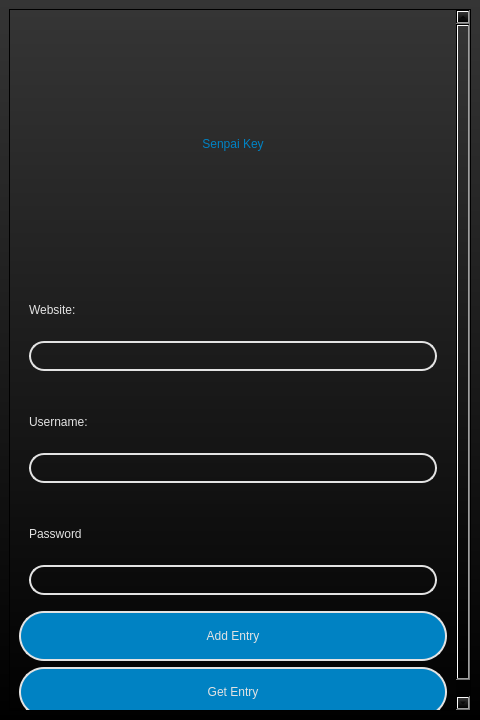
<?xml version="1.0" encoding="UTF-8"?>
<ui version="4.0">
 <class>MainWindow</class>
 <widget class="QMainWindow" name="MainWindow">
  <property name="geometry">
   <rect>
    <x>0</x>
    <y>0</y>
    <width>480</width>
    <height>720</height>
   </rect>
  </property>
  <property name="sizePolicy">
   <sizepolicy hsizetype="Preferred" vsizetype="Preferred">
    <horstretch>0</horstretch>
    <verstretch>0</verstretch>
   </sizepolicy>
  </property>
  <property name="minimumSize">
   <size>
    <width>384</width>
    <height>610</height>
   </size>
  </property>
  <property name="maximumSize">
   <size>
    <width>480</width>
    <height>720</height>
   </size>
  </property>
  <property name="windowTitle">
   <string>MainWindow</string>
  </property>
  <property name="layoutDirection">
   <enum>Qt::LeftToRight</enum>
  </property>
  <property name="styleSheet">
   <string notr="true">background-color: qlineargradient(spread:pad, x1:1, y1:0, x2:1, y2:1, stop:0 rgba(53, 53, 53, 255), stop:1 rgba(0, 0, 0, 255));</string>
  </property>
  <widget class="QWidget" name="centralwidget">
   <layout class="QVBoxLayout" name="verticalLayout">
    <item>
     <widget class="QScrollArea" name="scrollArea">
      <property name="widgetResizable">
       <bool>true</bool>
      </property>
      <widget class="QWidget" name="scrollAreaWidgetContents">
       <property name="geometry">
        <rect>
         <x>0</x>
         <y>-37</y>
         <width>443</width>
         <height>716</height>
        </rect>
       </property>
       <layout class="QVBoxLayout" name="verticalLayout_5">
        <item alignment="Qt::AlignHCenter|Qt::AlignTop">
         <widget class="QLabel" name="label">
          <property name="sizePolicy">
           <sizepolicy hsizetype="Preferred" vsizetype="Preferred">
            <horstretch>0</horstretch>
            <verstretch>0</verstretch>
           </sizepolicy>
          </property>
          <property name="minimumSize">
           <size>
            <width>200</width>
            <height>250</height>
           </size>
          </property>
          <property name="maximumSize">
           <size>
            <width>400</width>
            <height>150</height>
           </size>
          </property>
          <property name="styleSheet">
           <string notr="true">background-color: rgba(255, 255, 255, 0);
font: 40pt &quot;Slime Box&quot;;
color: rgb(0, 130, 195);
</string>
          </property>
          <property name="text">
           <string>Senpai Key</string>
          </property>
          <property name="alignment">
           <set>Qt::AlignCenter</set>
          </property>
          <property name="wordWrap">
           <bool>true</bool>
          </property>
         </widget>
        </item>
        <item>
         <widget class="QFrame" name="frame">
          <property name="sizePolicy">
           <sizepolicy hsizetype="Preferred" vsizetype="Preferred">
            <horstretch>0</horstretch>
            <verstretch>0</verstretch>
           </sizepolicy>
          </property>
          <property name="minimumSize">
           <size>
            <width>239</width>
            <height>106</height>
           </size>
          </property>
          <property name="maximumSize">
           <size>
            <width>450</width>
            <height>106</height>
           </size>
          </property>
          <property name="styleSheet">
           <string notr="true">background-color: rgba(255, 255, 255, 0);</string>
          </property>
          <property name="frameShape">
           <enum>QFrame::StyledPanel</enum>
          </property>
          <property name="frameShadow">
           <enum>QFrame::Raised</enum>
          </property>
          <layout class="QVBoxLayout" name="verticalLayout_2">
           <item>
            <widget class="QLabel" name="website_label">
             <property name="minimumSize">
              <size>
               <width>221</width>
               <height>50</height>
              </size>
             </property>
             <property name="maximumSize">
              <size>
               <width>500</width>
               <height>50</height>
              </size>
             </property>
             <property name="styleSheet">
              <string notr="true">#website_label{
font: 36pt &quot;Slime Box&quot;;
color: rgb(227, 227, 227);
}</string>
             </property>
             <property name="text">
              <string>Website:</string>
             </property>
            </widget>
           </item>
           <item>
            <widget class="QLineEdit" name="website_input">
             <property name="sizePolicy">
              <sizepolicy hsizetype="Preferred" vsizetype="Preferred">
               <horstretch>0</horstretch>
               <verstretch>0</verstretch>
              </sizepolicy>
             </property>
             <property name="minimumSize">
              <size>
               <width>221</width>
               <height>30</height>
              </size>
             </property>
             <property name="styleSheet">
              <string notr="true">#website_input {
	
	color: rgb(85, 255, 127);
	border: solid;
	border-radius: 15px;
	font: 20pt &quot;Slime Box&quot;;
	border-width: 2px;
	border-color: rgb(227, 227, 227);
	
}

#website_input:focus{
	border-radius: 5px;
	border-color: rgb(0, 170, 255);
	
}</string>
             </property>
             <property name="text">
              <string/>
             </property>
             <property name="maxLength">
              <number>25</number>
             </property>
             <property name="alignment">
              <set>Qt::AlignCenter</set>
             </property>
            </widget>
           </item>
          </layout>
         </widget>
        </item>
        <item>
         <widget class="QFrame" name="frame_2">
          <property name="sizePolicy">
           <sizepolicy hsizetype="Preferred" vsizetype="Preferred">
            <horstretch>0</horstretch>
            <verstretch>0</verstretch>
           </sizepolicy>
          </property>
          <property name="minimumSize">
           <size>
            <width>239</width>
            <height>106</height>
           </size>
          </property>
          <property name="maximumSize">
           <size>
            <width>450</width>
            <height>106</height>
           </size>
          </property>
          <property name="styleSheet">
           <string notr="true">background-color: rgba(255, 255, 255, 0);</string>
          </property>
          <property name="frameShape">
           <enum>QFrame::StyledPanel</enum>
          </property>
          <property name="frameShadow">
           <enum>QFrame::Raised</enum>
          </property>
          <layout class="QVBoxLayout" name="verticalLayout_3">
           <item>
            <widget class="QLabel" name="username_label">
             <property name="minimumSize">
              <size>
               <width>221</width>
               <height>50</height>
              </size>
             </property>
             <property name="maximumSize">
              <size>
               <width>500</width>
               <height>50</height>
              </size>
             </property>
             <property name="styleSheet">
              <string notr="true">font: 36pt &quot;Slime Box&quot;;
color: rgb(227, 227, 227);</string>
             </property>
             <property name="text">
              <string>Username:</string>
             </property>
            </widget>
           </item>
           <item>
            <widget class="QLineEdit" name="username_input">
             <property name="sizePolicy">
              <sizepolicy hsizetype="Preferred" vsizetype="Preferred">
               <horstretch>0</horstretch>
               <verstretch>0</verstretch>
              </sizepolicy>
             </property>
             <property name="minimumSize">
              <size>
               <width>221</width>
               <height>30</height>
              </size>
             </property>
             <property name="styleSheet">
              <string notr="true">#username_input {
	color: rgb(85, 255, 127);
	border: solid;
	border-radius: 15px;
	font: 20pt &quot;Slime Box&quot;;
	border-width: 2px;
	border-color: rgb(227, 227, 227);
	
}

#username_input:focus{
	border-radius: 5px;
	border-color: rgb(0, 170, 255);
	
}</string>
             </property>
             <property name="alignment">
              <set>Qt::AlignCenter</set>
             </property>
            </widget>
           </item>
          </layout>
         </widget>
        </item>
        <item>
         <widget class="QFrame" name="frame_3">
          <property name="sizePolicy">
           <sizepolicy hsizetype="Preferred" vsizetype="Preferred">
            <horstretch>0</horstretch>
            <verstretch>0</verstretch>
           </sizepolicy>
          </property>
          <property name="minimumSize">
           <size>
            <width>239</width>
            <height>106</height>
           </size>
          </property>
          <property name="maximumSize">
           <size>
            <width>450</width>
            <height>106</height>
           </size>
          </property>
          <property name="styleSheet">
           <string notr="true">background-color: rgba(255, 255, 255, 0);</string>
          </property>
          <property name="frameShape">
           <enum>QFrame::StyledPanel</enum>
          </property>
          <property name="frameShadow">
           <enum>QFrame::Raised</enum>
          </property>
          <layout class="QVBoxLayout" name="verticalLayout_4">
           <item>
            <widget class="QLabel" name="password_label">
             <property name="minimumSize">
              <size>
               <width>221</width>
               <height>50</height>
              </size>
             </property>
             <property name="maximumSize">
              <size>
               <width>500</width>
               <height>50</height>
              </size>
             </property>
             <property name="styleSheet">
              <string notr="true">font: 36pt &quot;Slime Box&quot;;
color: rgb(227, 227, 227);</string>
             </property>
             <property name="text">
              <string>Password</string>
             </property>
            </widget>
           </item>
           <item>
            <widget class="QLineEdit" name="password_input">
             <property name="sizePolicy">
              <sizepolicy hsizetype="Preferred" vsizetype="Preferred">
               <horstretch>0</horstretch>
               <verstretch>0</verstretch>
              </sizepolicy>
             </property>
             <property name="minimumSize">
              <size>
               <width>221</width>
               <height>30</height>
              </size>
             </property>
             <property name="styleSheet">
              <string notr="true">#password_input {
	color: rgb(85, 255, 127);
	border: solid;
	border-radius: 15px;
	font: 20pt &quot;Slime Box&quot;;
	border-width: 2px;
	border-color: rgb(227, 227, 227);
	
}

#password_input:focus{
	border-radius: 5px;
	border-color: rgb(0, 170, 255);
	
}</string>
             </property>
             <property name="echoMode">
              <enum>QLineEdit::PasswordEchoOnEdit</enum>
             </property>
             <property name="alignment">
              <set>Qt::AlignCenter</set>
             </property>
            </widget>
           </item>
          </layout>
         </widget>
        </item>
        <item>
         <widget class="QPushButton" name="add_entry_btn">
          <property name="sizePolicy">
           <sizepolicy hsizetype="Preferred" vsizetype="Fixed">
            <horstretch>0</horstretch>
            <verstretch>0</verstretch>
           </sizepolicy>
          </property>
          <property name="minimumSize">
           <size>
            <width>239</width>
            <height>50</height>
           </size>
          </property>
          <property name="maximumSize">
           <size>
            <width>450</width>
            <height>50</height>
           </size>
          </property>
          <property name="cursor">
           <cursorShape>PointingHandCursor</cursorShape>
          </property>
          <property name="styleSheet">
           <string notr="true">#add_entry_btn{
	background-color: rgb(0, 130, 195);
	font: 26pt &quot;Slime Box&quot;;
	color: rgb(227, 227, 227);
	border: solid;
	border-radius: 25px;
	border-width: 2px;
	border-color: rgb(227, 227, 227);
	
}
</string>
          </property>
          <property name="text">
           <string>Add Entry</string>
          </property>
         </widget>
        </item>
        <item>
         <widget class="QPushButton" name="get_entry_btn">
          <property name="minimumSize">
           <size>
            <width>239</width>
            <height>50</height>
           </size>
          </property>
          <property name="maximumSize">
           <size>
            <width>450</width>
            <height>50</height>
           </size>
          </property>
          <property name="cursor">
           <cursorShape>PointingHandCursor</cursorShape>
          </property>
          <property name="styleSheet">
           <string notr="true">#get_entry_btn{	
	background-color: rgb(0, 130, 195);
	font: 26pt &quot;Slime Box&quot;;
	color: rgb(227, 227, 227);
	border: solid;
	border-radius: 25px;
	border-width: 2px;
	border-color: rgb(227, 227, 227);
	
}
</string>
          </property>
          <property name="text">
           <string>Get Entry</string>
          </property>
         </widget>
        </item>
       </layout>
      </widget>
     </widget>
    </item>
   </layout>
  </widget>
  <widget class="QMenuBar" name="menubar">
   <property name="geometry">
    <rect>
     <x>0</x>
     <y>0</y>
     <width>480</width>
     <height>21</height>
    </rect>
   </property>
  </widget>
 </widget>
 <resources/>
 <connections/>
</ui>
